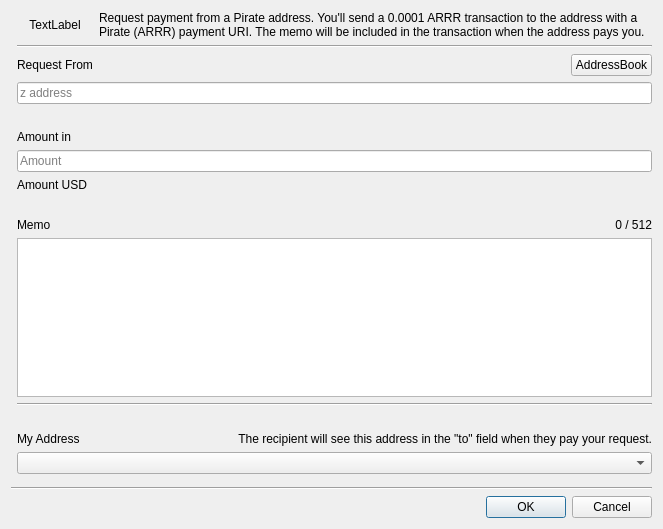
<?xml version="1.0" encoding="UTF-8"?>
<ui version="4.0">
 <class>RequestDialog</class>
 <widget class="QDialog" name="RequestDialog">
  <property name="geometry">
   <rect>
    <x>0</x>
    <y>0</y>
    <width>663</width>
    <height>529</height>
   </rect>
  </property>
  <property name="windowTitle">
   <string>Payment Request</string>
  </property>
  <layout class="QGridLayout" name="gridLayout">
   <item row="18" column="1" colspan="3">
    <widget class="AddressCombo" name="cmbMyAddress"/>
   </item>
   <item row="2" column="3">
    <layout class="QHBoxLayout" name="horizontalLayout">
     <item>
      <spacer name="horizontalSpacer">
       <property name="orientation">
        <enum>Qt::Horizontal</enum>
       </property>
       <property name="sizeHint" stdset="0">
        <size>
         <width>40</width>
         <height>20</height>
        </size>
       </property>
      </spacer>
     </item>
     <item>
      <widget class="QPushButton" name="btnAddressBook">
       <property name="text">
        <string>AddressBook</string>
       </property>
      </widget>
     </item>
    </layout>
   </item>
   <item row="21" column="0" colspan="4">
    <widget class="Line" name="line">
     <property name="orientation">
      <enum>Qt::Horizontal</enum>
     </property>
    </widget>
   </item>
   <item row="2" column="1">
    <widget class="QLabel" name="lblAddress">
     <property name="text">
      <string>Request From</string>
     </property>
    </widget>
   </item>
   <item row="15" column="1">
    <widget class="QLabel" name="label_2">
     <property name="text">
      <string>My Address</string>
     </property>
    </widget>
   </item>
   <item row="5" column="1" colspan="3">
    <widget class="QLabel" name="lblSaplingWarning">
     <property name="styleSheet">
      <string notr="true">color: red;</string>
     </property>
     <property name="text">
      <string/>
     </property>
    </widget>
   </item>
   <item row="6" column="1">
    <widget class="QLabel" name="lblAmount">
     <property name="text">
      <string>Amount in </string>
     </property>
    </widget>
   </item>
   <item row="10" column="1">
    <widget class="QLabel" name="label">
     <property name="text">
      <string/>
     </property>
    </widget>
   </item>
   <item row="24" column="2" colspan="2">
    <widget class="QDialogButtonBox" name="buttonBox">
     <property name="orientation">
      <enum>Qt::Horizontal</enum>
     </property>
     <property name="standardButtons">
      <set>QDialogButtonBox::Cancel|QDialogButtonBox::Ok</set>
     </property>
    </widget>
   </item>
   <item row="14" column="1">
    <widget class="QLabel" name="label_4">
     <property name="text">
      <string/>
     </property>
    </widget>
   </item>
   <item row="4" column="1" colspan="3">
    <widget class="QLineEdit" name="txtFrom">
     <property name="sizePolicy">
      <sizepolicy hsizetype="Minimum" vsizetype="Fixed">
       <horstretch>0</horstretch>
       <verstretch>0</verstretch>
      </sizepolicy>
     </property>
     <property name="alignment">
      <set>Qt::AlignLeading|Qt::AlignLeft|Qt::AlignVCenter</set>
     </property>
     <property name="placeholderText">
      <string>z address</string>
     </property>
    </widget>
   </item>
   <item row="1" column="1" colspan="3">
    <widget class="Line" name="line_3">
     <property name="orientation">
      <enum>Qt::Horizontal</enum>
     </property>
    </widget>
   </item>
   <item row="12" column="1" colspan="3">
    <widget class="MemoEdit" name="txtMemo">
     <property name="sizePolicy">
      <sizepolicy hsizetype="Expanding" vsizetype="Preferred">
       <horstretch>0</horstretch>
       <verstretch>0</verstretch>
      </sizepolicy>
     </property>
    </widget>
   </item>
   <item row="7" column="1" colspan="3">
    <widget class="QLineEdit" name="txtAmount">
     <property name="alignment">
      <set>Qt::AlignLeading|Qt::AlignLeft|Qt::AlignVCenter</set>
     </property>
     <property name="placeholderText">
      <string>Amount</string>
     </property>
    </widget>
   </item>
   <item row="13" column="1" colspan="3">
    <widget class="Line" name="line_2">
     <property name="orientation">
      <enum>Qt::Horizontal</enum>
     </property>
    </widget>
   </item>
   <item row="15" column="3">
    <widget class="QLabel" name="lblAddressInfo">
     <property name="text">
      <string>The recipient will see this address in the &quot;to&quot; field when they pay your request.</string>
     </property>
     <property name="alignment">
      <set>Qt::AlignRight|Qt::AlignTrailing|Qt::AlignVCenter</set>
     </property>
    </widget>
   </item>
   <item row="11" column="3">
    <widget class="QLabel" name="lblMemoLen">
     <property name="text">
      <string notr="true">0 / 512</string>
     </property>
     <property name="alignment">
      <set>Qt::AlignRight|Qt::AlignTrailing|Qt::AlignVCenter</set>
     </property>
    </widget>
   </item>
   <item row="9" column="1">
    <widget class="QLabel" name="txtAmountUSD">
     <property name="text">
      <string>Amount USD</string>
     </property>
     <property name="alignment">
      <set>Qt::AlignLeading|Qt::AlignLeft|Qt::AlignVCenter</set>
     </property>
    </widget>
   </item>
   <item row="20" column="1">
    <spacer name="verticalSpacer">
     <property name="orientation">
      <enum>Qt::Vertical</enum>
     </property>
     <property name="sizeHint" stdset="0">
      <size>
       <width>20</width>
       <height>40</height>
      </size>
     </property>
    </spacer>
   </item>
   <item row="11" column="1">
    <widget class="QLabel" name="label_3">
     <property name="text">
      <string>Memo</string>
     </property>
    </widget>
   </item>
   <item row="0" column="1">
    <widget class="QLabel" name="lblPixmap">
     <property name="text">
      <string>TextLabel</string>
     </property>
     <property name="alignment">
      <set>Qt::AlignCenter</set>
     </property>
    </widget>
   </item>
   <item row="0" column="2" colspan="2">
    <widget class="QLabel" name="lblHeader">
     <property name="text">
      <string>Request payment from a Pirate address. You'll send a 0.0001 ARRR transaction to the address with a Pirate (ARRR) payment URI. The memo will be included in the transaction when the address pays you.</string>
     </property>
     <property name="wordWrap">
      <bool>true</bool>
     </property>
    </widget>
   </item>
  </layout>
 </widget>
 <customwidgets>
  <customwidget>
   <class>MemoEdit</class>
   <extends>QPlainTextEdit</extends>
   <header>memoedit.h</header>
  </customwidget>
  <customwidget>
  <class>AddressCombo</class>
   <extends>QComboBox</extends>
   <header>addresscombo.h</header>
  </customwidget>
 </customwidgets>
 <tabstops>
  <tabstop>txtAmount</tabstop>
  <tabstop>txtMemo</tabstop>
 </tabstops>
 <resources/>
 <connections>
  <connection>
   <sender>buttonBox</sender>
   <signal>accepted()</signal>
   <receiver>RequestDialog</receiver>
   <slot>accept()</slot>
   <hints>
    <hint type="sourcelabel">
     <x>248</x>
     <y>254</y>
    </hint>
    <hint type="destinationlabel">
     <x>157</x>
     <y>274</y>
    </hint>
   </hints>
  </connection>
  <connection>
   <sender>buttonBox</sender>
   <signal>rejected()</signal>
   <receiver>RequestDialog</receiver>
   <slot>reject()</slot>
   <hints>
    <hint type="sourcelabel">
     <x>316</x>
     <y>260</y>
    </hint>
    <hint type="destinationlabel">
     <x>286</x>
     <y>274</y>
    </hint>
   </hints>
  </connection>
 </connections>
</ui>
